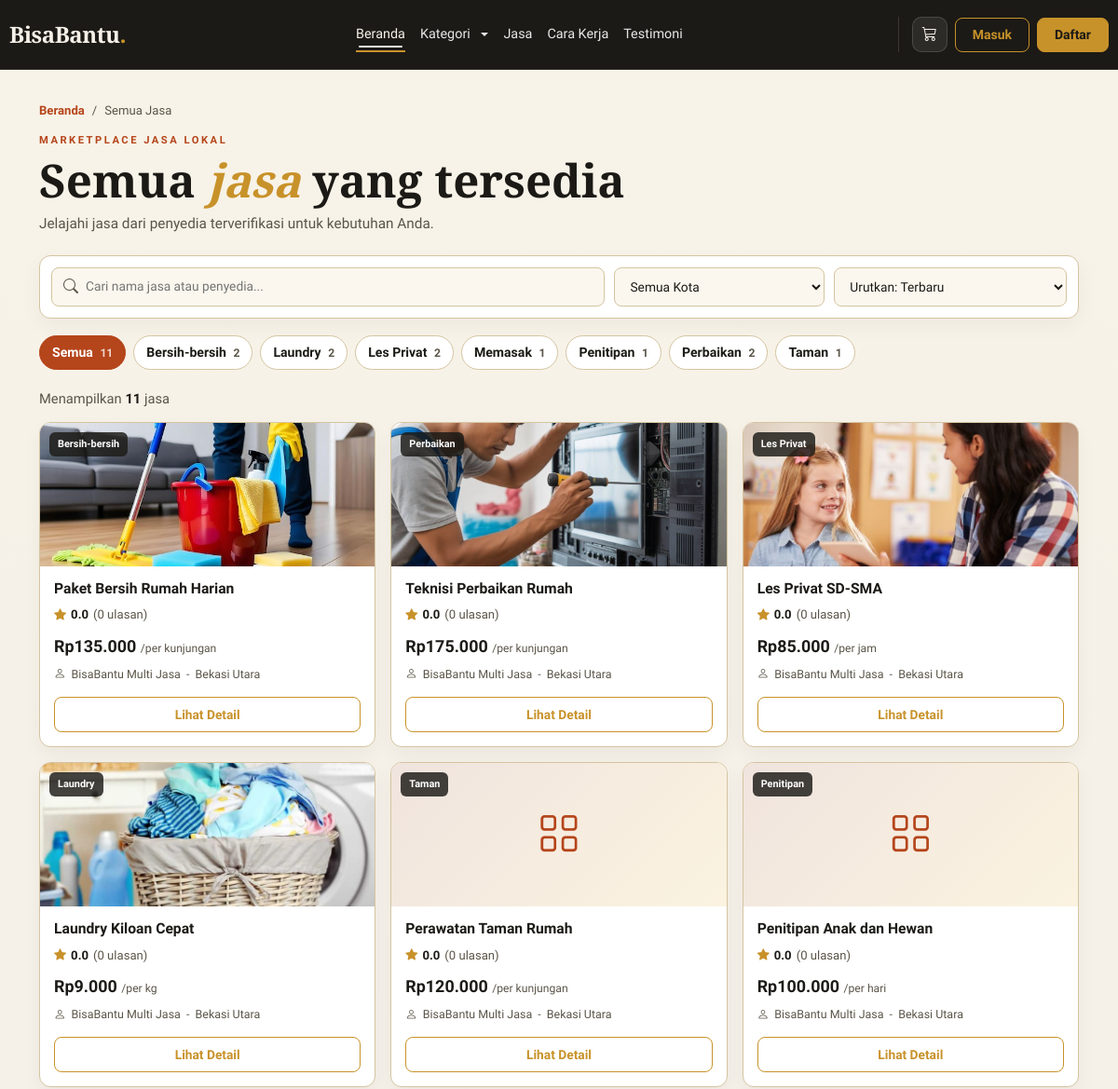
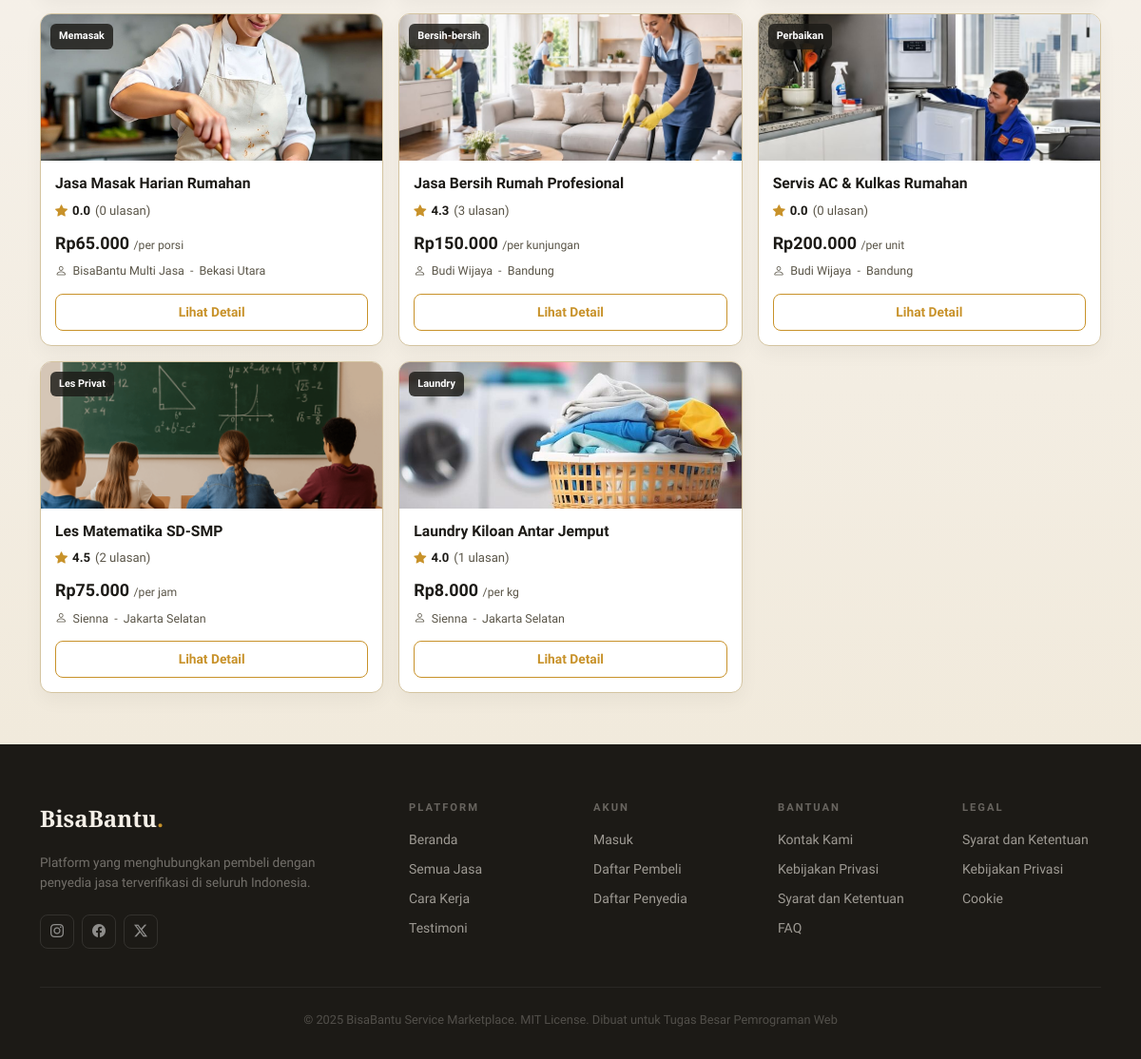
Screenshot of /index.php?page=services with the database file from the repository (2 pictures, top to bottom).
### tables this page shows
CREATE TABLE `categories` (
  `id` int NOT NULL AUTO_INCREMENT,
  `name` varchar(50) NOT NULL,
  `description` text,
  `created_at` timestamp NOT NULL DEFAULT CURRENT_TIMESTAMP,
  PRIMARY KEY (`id`)
);

CREATE TABLE `services` (
  `id` int NOT NULL AUTO_INCREMENT,
  `provider_id` int NOT NULL,
  `category_id` int NOT NULL,
  `title` varchar(200) NOT NULL,
  `description` text NOT NULL,
  `price` decimal(12,2) NOT NULL,
  `price_unit` varchar(20) DEFAULT 'per unit',
  `estimated_duration` varchar(50) DEFAULT NULL,
  `location` varchar(255) NOT NULL,
  `image` varchar(255) DEFAULT NULL,
  `is_active` tinyint(1) DEFAULT '1',
  `created_at` timestamp NOT NULL DEFAULT CURRENT_TIMESTAMP,
  `updated_at` timestamp NOT NULL DEFAULT CURRENT_TIMESTAMP ON UPDATE CURRENT_TIMESTAMP,
  PRIMARY KEY (`id`),
  KEY `provider_id` (`provider_id`),
  KEY `category_id` (`category_id`),
  CONSTRAINT `services_ibfk_1` FOREIGN KEY (`provider_id`) REFERENCES `users` (`id`) ON DELETE CASCADE,
  CONSTRAINT `services_ibfk_2` FOREIGN KEY (`category_id`) REFERENCES `categories` (`id`) ON DELETE RESTRICT
);

CREATE TABLE `users` (
  `id` int NOT NULL AUTO_INCREMENT,
  `name` varchar(100) NOT NULL,
  `email` varchar(100) NOT NULL,
  `password` varchar(255) NOT NULL,
  `role` enum('buyer','provider','admin') NOT NULL,
  `is_verified` tinyint(1) DEFAULT '0',
  `phone` varchar(20) DEFAULT NULL,
  `address` text,
  `remember_token` varchar(255) DEFAULT NULL,
  `profile_photo` varchar(255) DEFAULT NULL,
  `created_at` timestamp NOT NULL DEFAULT CURRENT_TIMESTAMP,
  `updated_at` timestamp NOT NULL DEFAULT CURRENT_TIMESTAMP ON UPDATE CURRENT_TIMESTAMP,
  PRIMARY KEY (`id`),
  UNIQUE KEY `email` (`email`)
);

### src/helpers/functions.php (called while the page is built, shortened)
<?php
function base_url($path = '') {
    $scheme = (!empty($_SERVER['HTTPS']) && $_SERVER['HTTPS'] !== 'off') ? 'https' : 'http';
    $host = $_SERVER['HTTP_HOST'] ?? 'localhost';
    $scriptDir = rtrim(dirname($_SERVER['SCRIPT_NAME']), '/\\');
    $base = $scheme . '://' . $host . $scriptDir;
    return rtrim($base, '/\\') . '/' . ltrim($path, '/\\');
}
function e($value) {
    return htmlspecialchars($value, ENT_QUOTES, 'UTF-8');
}
function format_rupiah($amount) {
    return 'Rp' . number_format((float) $amount, 0, ',', '.');
}
function category_icon($name) {
    $icons = [
        'bersih' => 'bi-brush',
        'perbaikan' => 'bi-tools',
        'les' => 'bi-mortarboard',
        'laundry' => 'bi-basket',
        'kecantikan' => 'bi-stars',
        'transport' => 'bi-truck',
    ];
    $lower = strtolower($name);
    return 'bi-grid';
}
function slugify($value) {
    $value = strtolower(trim((string) $value));
    $value = preg_replace('/[^a-z0-9]+/i', '-', $value);
    return trim($value, '-') ?: 'lainnya';
}

### src/models/ServiceModel.php (called while the page is built, shortened)
<?php
class ServiceModel {
    private $pdo;
    public function __construct($pdo) {
        $this->pdo = $pdo;
    }
    public function getAllActive() {
        $stmt = $this->pdo->query('
            SELECT s.*, u.name as provider_name, u.is_verified as provider_verified, c.name as category_name,
                   COALESCE(AVG(r.rating), 0) as avg_rating,
                   COUNT(r.id) as review_count
            FROM services s
            JOIN users u ON s.provider_id = u.id
            JOIN categories c ON s.category_id = c.id
            LEFT JOIN reviews r ON r.service_id = s.id
            WHERE s.is_active = 1 AND u.is_verified = 1
            GROUP BY s.id
            ORDER BY s.created_at DESC
        ');
        return $stmt->fetchAll();
    }
}

### src/models/CategoryModel.php (called while the page is built, shortened)
<?php
class CategoryModel {
    private $pdo;
    public function __construct($pdo) {
        $this->pdo = $pdo;
    }
    public function getAllWithServiceCount() {
        $stmt = $this->pdo->query('
            SELECT c.*, COUNT(u.id) as service_count
            FROM categories c
            LEFT JOIN services s ON s.category_id = c.id AND s.is_active = 1
            LEFT JOIN users u ON s.provider_id = u.id AND u.is_verified = 1
            GROUP BY c.id
            ORDER BY c.name ASC
        ');
        return $stmt->fetchAll();
    }
}

### src/views/public/services.php (the view, shortened to what this page needs)
<?php
require_once __DIR__ . '/../../models/ServiceModel.php';
require_once __DIR__ . '/../../models/CategoryModel.php';
$serviceModel = new ServiceModel($pdo);
$categoryModel = new CategoryModel($pdo);
$services = $serviceModel->getAllActive();
$categories = $categoryModel->getAllWithServiceCount();
$requestedCategory = slugify($_GET['category'] ?? 'semua');
$requestedSearch = trim((string) ($_GET['search'] ?? ''));
?>
<main class="services-page">
    <div class="container">
        <nav class="services-breadcrumb" aria-label="Breadcrumb">
            <a href="<?= base_url('index.php?page=home') ?>">Beranda</a><span>/</span><span>Semua Jasa</span>
        </nav>
        <header class="services-heading">
            <div class="section-eyebrow">Marketplace Jasa Lokal</div>
            <h1>Semua <em>jasa</em> yang tersedia</h1>
            <p>Jelajahi jasa dari penyedia terverifikasi untuk kebutuhan Anda.</p>
        </header>
        <section class="services-toolbar" aria-label="Pencarian dan pengurutan jasa">
            <label class="services-search" for="servicesSearch">
                <i class="bi bi-search" aria-hidden="true"></i>
                <input id="servicesSearch" type="search" placeholder="Cari nama jasa atau penyedia..." autocomplete="off" value="<?= e($requestedSearch) ?>">
            </label>
            <select id="servicesLocation" class="services-select">
                <option value="">Semua Kota</option>
            </select>
            <select id="servicesSort" class="services-select services-sort">
                <option value="latest">Urutkan: Terbaru</option>
            </select>
        </section>
        <div class="services-category-pills" role="group" aria-label="Filter kategori">
            <button type="button" class="services-category-pill<?= $requestedCategory === 'semua' ? ' active' : '' ?>" data-category="semua">Semua <span><?= count($services) ?></span></button>
            <?php foreach ($categories as $category): ?>
                <?php $slug = slugify($category['name']); ?>
                <button type="button" class="services-category-pill<?= $requestedCategory === $slug ? ' active' : '' ?>" data-category="<?= e($slug) ?>">
                    <?= e($category['name']) ?> <span><?= (int) $category['service_count'] ?></span>
                </button>
            <?php endforeach; ?>
        </div>
        <p id="servicesResultCount" class="services-result-count">Menampilkan <strong><?= count($services) ?></strong> jasa</p>
        <section id="allServicesGrid" class="row g-3" aria-live="polite">
            <?php foreach ($services as $service): ?>
                <?php
                $categorySlug = slugify($service['category_name']);
                $rating = (float) $service['avg_rating'];
                $imagePath = $service['image'] ? 'src/assets/uploads/services/' . $service['image'] : '';
                $hasImage = $imagePath && is_file(__DIR__ . '/../../../' . ltrim($imagePath, '/'));
                ?>
                <div class="col-sm-6 col-lg-4 col-xxl-3 all-service-item"
                     data-category="<?= e($categorySlug) ?>"
                     data-location="<?= e(strtolower($service['location'])) ?>"
                     data-search="<?= e(strtolower($service['title'] . ' ' . $service['provider_name'] . ' ' . $service['category_name'] . ' ' . $service['location'])) ?>"
                     data-price="<?= (float) $service['price'] ?>"
                     data-rating="<?= $rating ?>"
                     data-created="<?= e($service['created_at']) ?>">
                    <article class="all-service-card">
                        <div class="all-service-image">
                            <span class="all-service-category"><?= e($service['category_name']) ?></span>
                            <?php if ($hasImage): ?>
                                <img src="<?= e(base_url($imagePath)) ?>" alt="<?= e($service['title']) ?>">
                            <?php else: ?>
                                <i class="bi <?= e(category_icon($service['category_name'])) ?>" aria-hidden="true"></i>
                            <?php endif; ?>
                        </div>
                        <div class="all-service-body">
                            <h2><?= e($service['title']) ?></h2>
                            <div class="all-service-rating" aria-label="Rating <?= e(number_format($rating, 1)) ?> dari <?= (int) $service['review_count'] ?> ulasan">
                                <i class="bi bi-star-fill"></i><strong><?= e(number_format($rating, 1)) ?></strong><span>(<?= (int) $service['review_count'] ?> ulasan)</span>
                            </div>
                            <p class="all-service-price"><?= e(format_rupiah($service['price'])) ?> <span>/<?= e($service['price_unit']) ?></span></p>
                            <p class="all-service-provider"><i class="bi bi-person"></i><?= e($service['provider_name']) ?> <span>-</span> <?= e($service['location']) ?></p>
                            <a href="<?= base_url('index.php?page=service_detail&id=' . (int) $service['id']) ?>" class="btn btn-outline-custom w-100">Lihat Detail</a>
                        </div>
                    </article>
                </div>
            <?php endforeach; ?>
        </section>
    </div>
</main>

### rows the page displays
categories: name "Bersih-bersih", service_count "2"
categories: name "Laundry", service_count "2"
categories: name "Les Privat", service_count "2"
categories: name "Memasak", service_count "1"
categories: name "Penitipan", service_count "1"
categories: name "Perbaikan", service_count "2"
categories: name "Taman", service_count "1"
services: category.name "Bersih-bersih", image (picture), title "Paket Bersih Rumah Harian", rating "0.0", review_count "0", price "Rp135.000", price_unit "per kunjungan", provider.name "BisaBantu Multi Jasa", location "Bekasi Utara"
services: category.name "Perbaikan", image (picture), title "Teknisi Perbaikan Rumah", rating "0.0", review_count "0", price "Rp175.000", price_unit "per kunjungan", provider.name "BisaBantu Multi Jasa", location "Bekasi Utara"
services: category.name "Les Privat", image (picture), title "Les Privat SD-SMA", rating "0.0", review_count "0", price "Rp85.000", price_unit "per jam", provider.name "BisaBantu Multi Jasa", location "Bekasi Utara"
services: category.name "Laundry", image (picture), title "Laundry Kiloan Cepat", rating "0.0", review_count "0", price "Rp9.000", price_unit "per kg", provider.name "BisaBantu Multi Jasa", location "Bekasi Utara"
services: category.name "Taman", title "Perawatan Taman Rumah", rating "0.0", review_count "0", price "Rp120.000", price_unit "per kunjungan", provider.name "BisaBantu Multi Jasa", location "Bekasi Utara"
services: category.name "Penitipan", title "Penitipan Anak dan Hewan", rating "0.0", review_count "0", price "Rp100.000", price_unit "per hari", provider.name "BisaBantu Multi Jasa", location "Bekasi Utara"
services: category.name "Memasak", image (picture), title "Jasa Masak Harian Rumahan", rating "0.0", review_count "0", price "Rp65.000", price_unit "per porsi", provider.name "BisaBantu Multi Jasa", location "Bekasi Utara"
services: category.name "Bersih-bersih", image (picture), title "Jasa Bersih Rumah Profesional", rating "4.3", review_count "3", price "Rp150.000", price_unit "per kunjungan", provider.name "Budi Wijaya", location "Bandung"
services: category.name "Perbaikan", image (picture), title "Servis AC & Kulkas Rumahan", rating "0.0", review_count "0", price "Rp200.000", price_unit "per unit", provider.name "Budi Wijaya", location "Bandung"
services: category.name "Les Privat", image (picture), title "Les Matematika SD-SMP", rating "4.5", review_count "2", price "Rp75.000", price_unit "per jam", provider.name "Sienna", location "Jakarta Selatan"
services: category.name "Laundry", image (picture), title "Laundry Kiloan Antar Jemput", rating "4.0", review_count "1", price "Rp8.000", price_unit "per kg", provider.name "Sienna", location "Jakarta Selatan"

### other values shown
count($services) "11"
